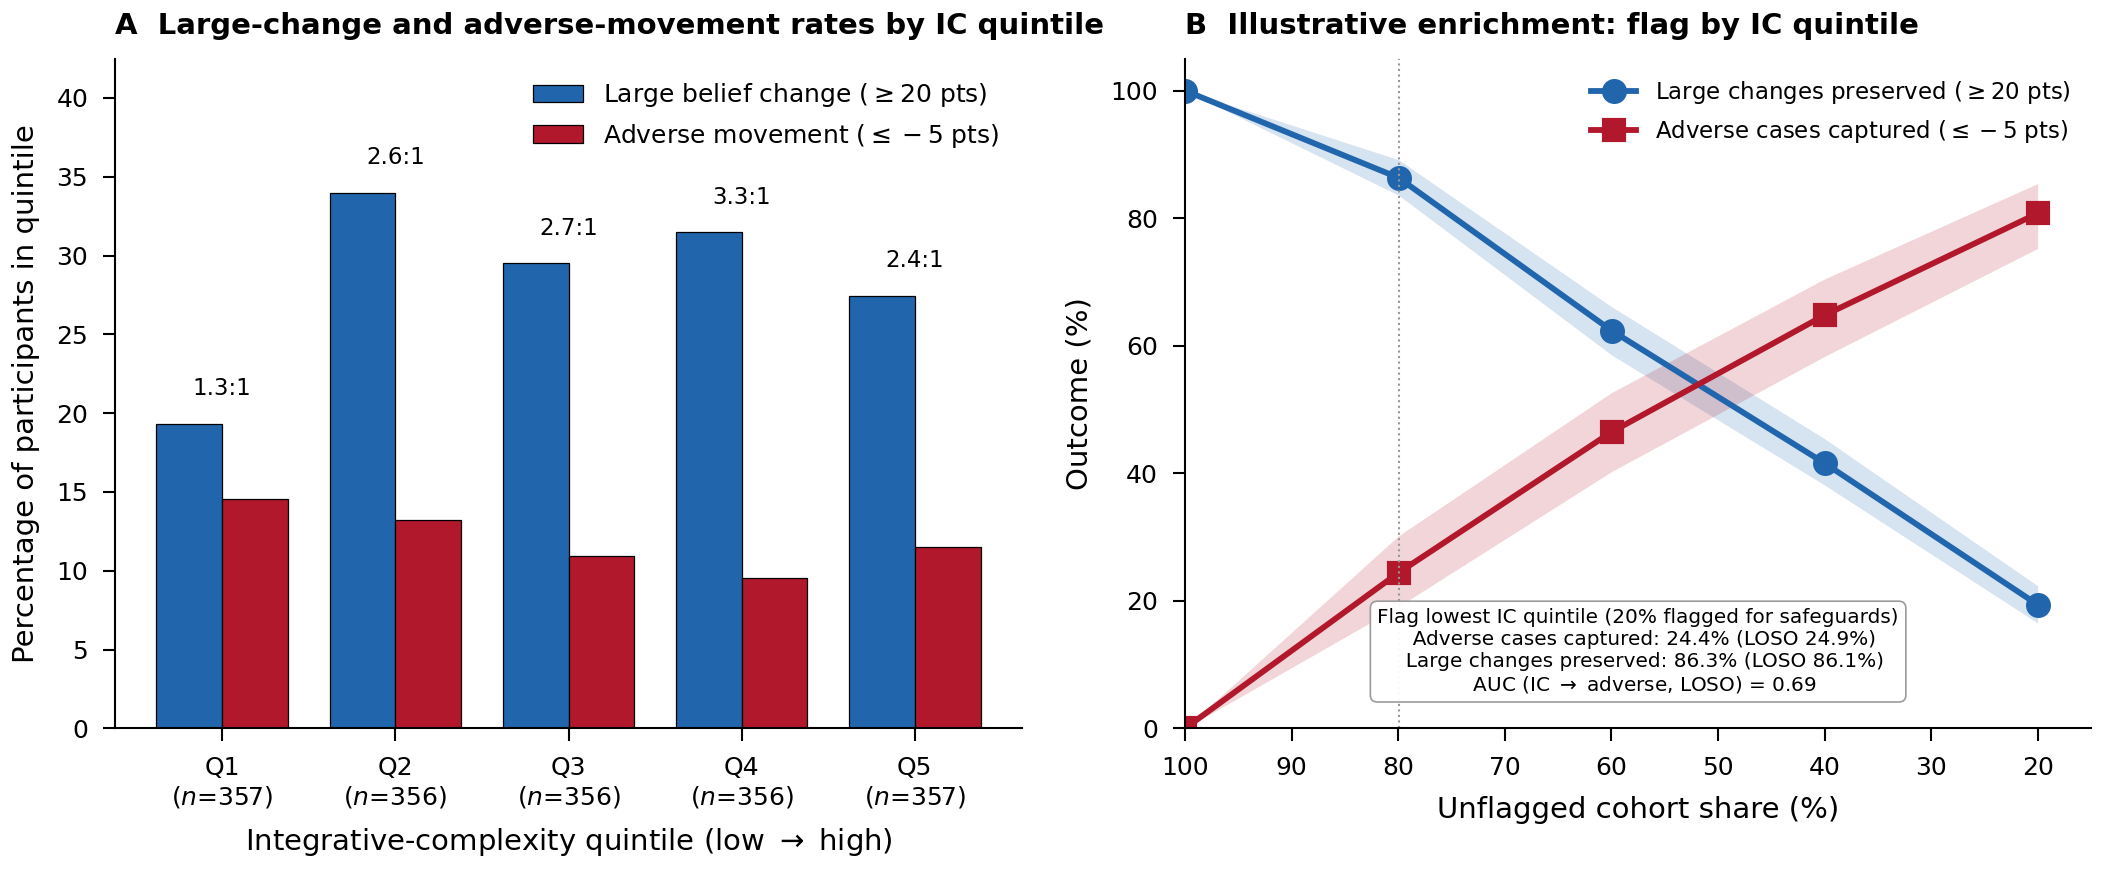

Reproduce this figure in Python.
#!/usr/bin/env python3
"""fig2_costello_deepdive.py — main-text Figure 2 (Costello deep-dive).

Two-panel figure:
  (A) Large-change and adverse-movement rates by IC quintile.
  (B) Drop-bottom-Q enrichment curve with bootstrap 95% CI bands;
      LOSO operating-point numbers and AUC annotated.

Reproduces fig:costello in the main text.

LOSO panel needs the raw Costello CSV for the StudyNumber column
(`AllDataForPublication.PPI.8.28.24.csv`). If raw is absent, panel B
falls back to in-sample-only annotations (LOSO numbers omitted).
"""
import sys
from pathlib import Path

import numpy as np
import pandas as pd
import matplotlib
matplotlib.use("Agg")
import matplotlib.pyplot as plt

sys.path.insert(0, str(Path(__file__).resolve().parent))
from _figs_common import (
    BLUE, COL2, DATA, FIG_OUT, GRAY, PNAS_RC, RED,
    load_costello_q400, rank_quintiles,
)

plt.rcParams.update(PNAS_RC)


def ensure_studynumber(df):
    """StudyNumber is in analysis_data.csv; this is a defensive no-op fallback
    that pulls it from the raw Costello CSV if (somehow) it was dropped upstream."""
    if "StudyNumber" in df.columns and df["StudyNumber"].notna().any():
        return df
    raw = DATA / "costello2024" / "Data 8.28.24" / "AllDataForPublication.PPI.8.28.24.csv"
    if not raw.exists():
        return df
    raw_df = pd.read_csv(raw, low_memory=False).drop_duplicates("participantId", keep="first")
    return df.merge(raw_df[["participantId", "StudyNumber"]], on="participantId", how="left")


def panel_A_quintile_bars(ax, df):
    df_q = rank_quintiles(df, "IC_q4")
    df_q["large_change"] = (df_q["DV_BeliefChange_Specific"] >= 20).astype(int)
    df_q["adverse_move"] = (df_q["DV_BeliefChange_Specific"] <= -5).astype(int)
    g = df_q.groupby("q").agg(
        lc_rate=("large_change", "mean"),
        am_rate=("adverse_move", "mean"),
        n=("q", "size"),
    ).reset_index()
    qs = g["q"].values
    x = np.arange(len(qs))
    width = 0.38
    ax.bar(x - width / 2, g["lc_rate"] * 100, width, color=BLUE,
           label=r"Large belief change ($\geq$20 pts)", edgecolor="black", linewidth=0.3)
    ax.bar(x + width / 2, g["am_rate"] * 100, width, color=RED,
           label=r"Adverse movement ($\leq-5$ pts)", edgecolor="black", linewidth=0.3)
    for i in range(len(qs)):
        ratio = g["lc_rate"].iloc[i] / max(g["am_rate"].iloc[i], 1e-6)
        ymax = max(g["lc_rate"].iloc[i], g["am_rate"].iloc[i]) * 100
        ax.text(i, ymax + 1.5, f"{ratio:.1f}:1", ha="center", va="bottom",
                fontsize=5.5, color="black")
    ax.set_xticks(x)
    ax.set_xticklabels([f"Q{q}\n($n$={g['n'].iloc[i]})" for i, q in enumerate(qs)], fontsize=6)
    ax.set_ylabel("Percentage of participants in quintile")
    ax.set_xlabel(r"Integrative-complexity quintile (low $\rightarrow$ high)")
    ax.set_title("A  Large-change and adverse-movement rates by IC quintile",
                 loc="left", fontweight="bold", fontsize=7)
    ax.legend(loc="upper right", frameon=False, fontsize=6)
    ax.set_ylim(0, max(g["lc_rate"].max(), g["am_rate"].max()) * 100 * 1.25)


def _insample_enrichment(df):
    df_q = rank_quintiles(df, "IC_q4")
    df_q["large_change"] = (df_q["DV_BeliefChange_Specific"] >= 20).astype(int)
    df_q["adverse_move"] = (df_q["DV_BeliefChange_Specific"] <= -5).astype(int)
    total_lc = df_q["large_change"].sum()
    total_am = df_q["adverse_move"].sum()
    N = len(df_q)
    rows = []
    for t in [0, 1, 2, 3, 4]:
        kept = df_q[df_q["q"] > t]
        dropped = df_q[df_q["q"] <= t]
        rows.append({
            "drop_q_up_to": t,
            "frac_kept": len(kept) / N,
            "lc_kept_frac": kept["large_change"].sum() / total_lc,
            "am_excluded_frac": dropped["adverse_move"].sum() / total_am,
        })
    return pd.DataFrame(rows)


def _loso_enrichment(df, study_col="StudyNumber"):
    sub = df.dropna(subset=[study_col]).copy()
    studies = sorted(sub[study_col].unique())
    pool = []
    for s in studies:
        tr = sub[sub[study_col] != s]
        te = sub[sub[study_col] == s].copy().reset_index(drop=True)
        cuts = [tr["IC_q4"].quantile(q / 5) for q in (1, 2, 3, 4)]
        q_te = np.ones(len(te), dtype=int)
        for c in cuts:
            q_te += (te["IC_q4"].values > c).astype(int)
        te["q_loso"] = q_te
        te["large_change"] = (te["DV_BeliefChange_Specific"] >= 20).astype(int)
        te["adverse_move"] = (te["DV_BeliefChange_Specific"] <= -5).astype(int)
        pool.append(te)
    pool = pd.concat(pool, ignore_index=True)
    total_lc = pool["large_change"].sum()
    total_am = pool["adverse_move"].sum()
    N = len(pool)
    rows = []
    for t in [0, 1, 2, 3, 4]:
        kept = pool[pool["q_loso"] > t]
        dropped = pool[pool["q_loso"] <= t]
        rows.append({
            "drop_q_up_to": t,
            "frac_kept": len(kept) / N,
            "lc_kept_frac": kept["large_change"].sum() / total_lc,
            "am_excluded_frac": dropped["adverse_move"].sum() / total_am,
        })
    return pd.DataFrame(rows)


def _bootstrap_enrichment(df, n_boot=2000, seed=20260419):
    rng = np.random.default_rng(seed)
    df = df.copy()
    df["large_change"] = (df["DV_BeliefChange_Specific"] >= 20).astype(int)
    df["adverse_move"] = (df["DV_BeliefChange_Specific"] <= -5).astype(int)
    lc_boot = np.zeros((n_boot, 5))
    am_boot = np.zeros((n_boot, 5))
    fk_boot = np.zeros((n_boot, 5))
    N = len(df)
    idx_all = np.arange(N)
    for b in range(n_boot):
        resamp = df.iloc[rng.choice(idx_all, N, replace=True)].copy()
        rq = rank_quintiles(resamp, "IC_q4")
        total_lc = rq["large_change"].sum()
        total_am = rq["adverse_move"].sum()
        for t in range(5):
            kept = rq[rq["q"] > t]
            dropped = rq[rq["q"] <= t]
            fk_boot[b, t] = len(kept) / N
            lc_boot[b, t] = kept["large_change"].sum() / max(total_lc, 1)
            am_boot[b, t] = dropped["adverse_move"].sum() / max(total_am, 1)
    return {
        "fk_mean": fk_boot.mean(axis=0),
        "lc_lo": np.percentile(lc_boot, 2.5, axis=0),
        "lc_hi": np.percentile(lc_boot, 97.5, axis=0),
        "am_lo": np.percentile(am_boot, 2.5, axis=0),
        "am_hi": np.percentile(am_boot, 97.5, axis=0),
    }


def panel_B_enrichment(ax, df):
    e_in = _insample_enrichment(df)
    has_loso = "StudyNumber" in df.columns and df["StudyNumber"].notna().any()
    e_oos = _loso_enrichment(df, "StudyNumber") if has_loso else None
    ci = _bootstrap_enrichment(df)

    print("\n[Panel B] In-sample enrichment:")
    print(e_in.to_string(index=False))
    if has_loso:
        print("\n[Panel B] LOSO enrichment (pooled):")
        print(e_oos.to_string(index=False))
    else:
        print("\n[Panel B] LOSO skipped (raw Costello CSV missing — see note22_loso_enrichment.py).")

    xv = e_in["frac_kept"].values * 100

    ax.fill_between(xv, ci["lc_lo"] * 100, ci["lc_hi"] * 100,
                    color=BLUE, alpha=0.18, linewidth=0)
    ax.fill_between(xv, ci["am_lo"] * 100, ci["am_hi"] * 100,
                    color=RED, alpha=0.18, linewidth=0)
    ax.plot(xv, e_in["lc_kept_frac"].values * 100, "-o",
            color=BLUE, ms=5, lw=1.4,
            label=r"Large changes preserved ($\geq 20$ pts)")
    ax.plot(xv, e_in["am_excluded_frac"].values * 100, "-s",
            color=RED, ms=5, lw=1.4,
            label=r"Adverse cases captured ($\leq -5$ pts)")

    idx = 1
    lc_in = e_in["lc_kept_frac"].iloc[idx] * 100
    am_in = e_in["am_excluded_frac"].iloc[idx] * 100
    ax.axvline(xv[idx], color=GRAY, lw=0.5, ls=":")

    if has_loso:
        lc_oos = e_oos["lc_kept_frac"].iloc[idx] * 100
        am_oos = e_oos["am_excluded_frac"].iloc[idx] * 100
        ann = (
            f"Flag lowest IC quintile (20% flagged for safeguards)\n"
            f"  Adverse cases captured: {am_in:.1f}% (LOSO {am_oos:.1f}%)\n"
            f"  Large changes preserved: {lc_in:.1f}% (LOSO {lc_oos:.1f}%)\n"
            r"  AUC (IC $\to$ adverse, LOSO) = 0.69"
        )
    else:
        ann = (
            f"Flag lowest IC quintile (20% flagged for safeguards)\n"
            f"  Adverse cases captured: {am_in:.1f}%\n"
            f"  Large changes preserved: {lc_in:.1f}%\n"
            r"  LOSO operating point in note22_loso_enrichment.py"
        )
    ax.text(0.5, 0.05, ann, transform=ax.transAxes,
            fontsize=4.8, color="black", ha="center", va="bottom",
            bbox=dict(boxstyle="round,pad=0.35", fc="white",
                      ec=GRAY, lw=0.4, alpha=0.95))

    ax.set_xlabel("Unflagged cohort share (%)")
    ax.set_ylabel("Outcome (%)")
    ax.set_title("B  Illustrative enrichment: flag by IC quintile",
                 loc="left", fontweight="bold", fontsize=7)
    ax.set_xlim(100, 15)
    ax.set_ylim(0, 105)
    ax.legend(loc="upper right", frameon=False, fontsize=5.5)


def main():
    df = load_costello_q400()
    df = ensure_studynumber(df)
    print(f"Costello N = {len(df)}")
    if "StudyNumber" in df.columns:
        vc = df["StudyNumber"].value_counts().sort_index().to_dict()
        print(f"StudyNumber counts: {vc}")

    fig, axes = plt.subplots(1, 2, figsize=(COL2, 2.9))
    panel_A_quintile_bars(axes[0], df)
    panel_B_enrichment(axes[1], df)
    fig.tight_layout(pad=0.4, w_pad=1.5)

    FIG_OUT.mkdir(exist_ok=True)
    fig.savefig(FIG_OUT / "fig2_costello_deepdive.pdf")
    fig.savefig(FIG_OUT / "fig2_costello_deepdive.png")
    print("Wrote fig2_costello_deepdive.{pdf,png}")


if __name__ == "__main__":
    main()
